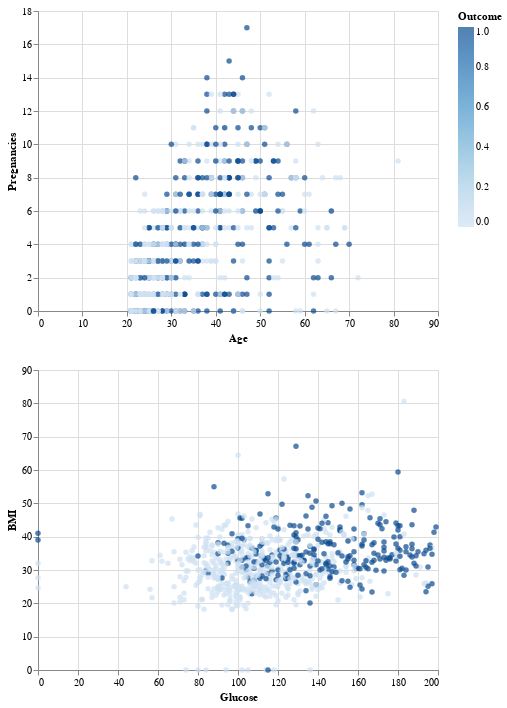

The notebook cell this image was saved under:
### Code cell
sel = alt.selection_single(fields=["Outcome"])
c1= alt.Chart(df).mark_circle().encode(
    x="Age",
    y="Pregnancies",
    color=alt.Color('Outcome')
)
c2= alt.Chart(df).mark_circle().encode(
    x="Glucose",
    y="BMI",
    color=alt.Color('Outcome')
)
c1&c2

### Figure 1 — Vega-Lite specification as saved in the notebook (floating-point values rounded to 4 significant figures; data arrays with more than 128 entries replaced by an {"elided": "..."} marker saying what was removed)
{"config": {"view": {"continuousWidth": 400, "continuousHeight": 300}}, "vconcat": [{"mark": "circle", "encoding": {"color": {"field": "Outcome", "type": "quantitative"}, "x": {"field": "Age", "type": "quantitative"}, "y": {"field": "Pregnancies", "type": "quantitative"}}}, {"mark": "circle", "encoding": {"color": {"field": "Outcome", "type": "quantitative"}, "x": {"field": "Glucose", "type": "quantitative"}, "y": {"field": "BMI", "type": "quantitative"}}}], "data": {"name": "data-bb45824f4e592f350df21c99d52bde5a"}, "$schema": "https://vega.github.io/schema/vega-lite/v4.17.0.json", "datasets": {"data-bb45824f4e592f350df21c99d52bde5a": {"elided": "744 records"}}}
